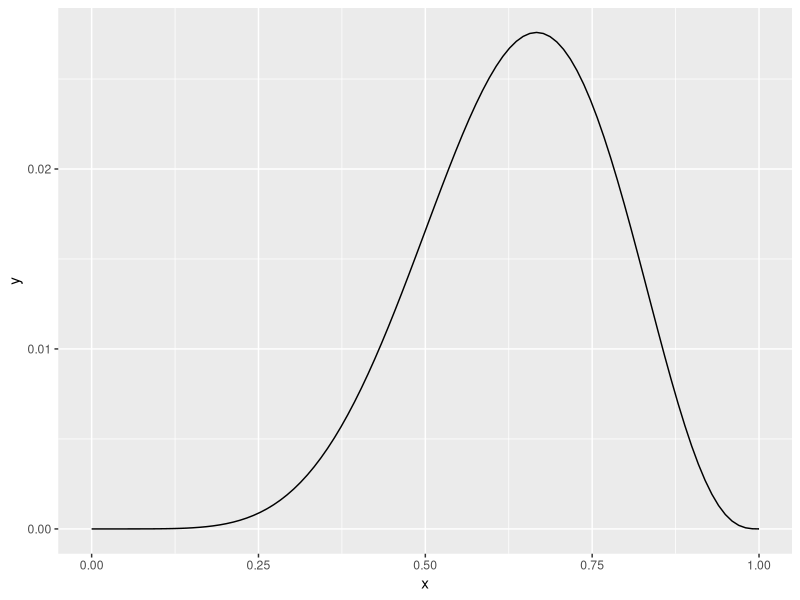
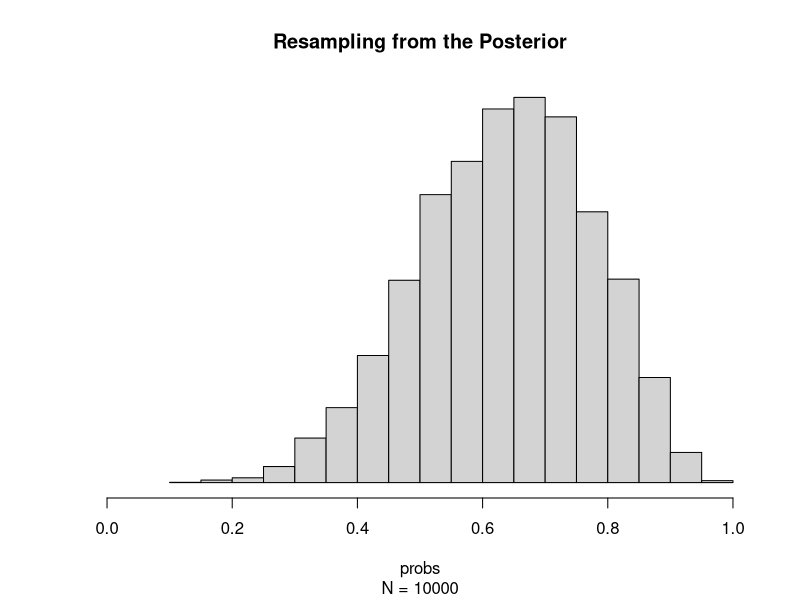

Generate these figures, in order, with R:
## ---- chunk 1
knitr::opts_chunk$set(echo = TRUE)
library(ggplot2)
library(glue)
## ---- chunk 2
# globe tossing grid approximation - calculating the posterior for the globe tossing example
W <- 6 # Water
L <- 3 # Land
# What is the posterior distribution of the % of Water on Earth?
N <- 100 # nb of values in grid
prior <-  rep(1, N)
# Probabilities of grid to test
p <-seq(0, 1, length.out = N)
grid_p <- p
# Likelihood function
lkl <- function(x, .W = W, .L = L) {
stopifnot(x >= 0)
stopifnot(x <= 1)
dbinom(.W, .W + .L, x)
}
post <- lkl(p * prior)
post <- dbinom(W, W + L, p )
post <- post / sum(post)
## ---- chunk 3
ggplot(data = data.frame(x = p, y = post)) +
  geom_line(aes(x, y))

## ---- chunk 4
# Sampling proportional to posterior
N <- 1e4
samples <- sample(
       x = grid_p, # Valeurs de la probabilité de la grille
       prob = post,
       replace = T,
       size = N
       )
hist(samples, xlab = "probs", ylab = "", main = "Resampling from the Posterior", sub = "N = 10000", yaxt = "n", xlim = c(0, 1))
## ---- chunk 5
# 3E1
sum(samples < 0.2)/N
# 3E2
sum(samples > 0.8)/N
# 3E3
sum(samples > 0.8)/N + sum(samples < 0.2)/N
# 3E4 20% of samples lie below which value of p?
quantile(samples, 0.8)
# 3E5
quantile(samples, 0.2)
# 3E6
